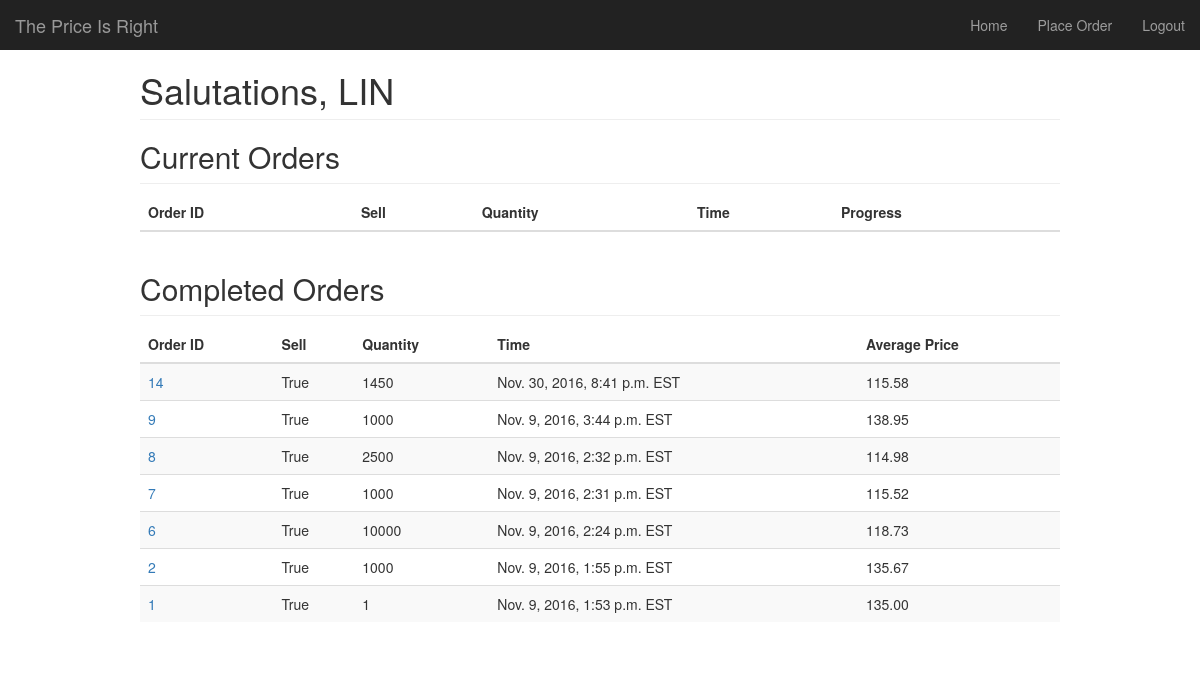
Page / (signed in) on the earlier database version.
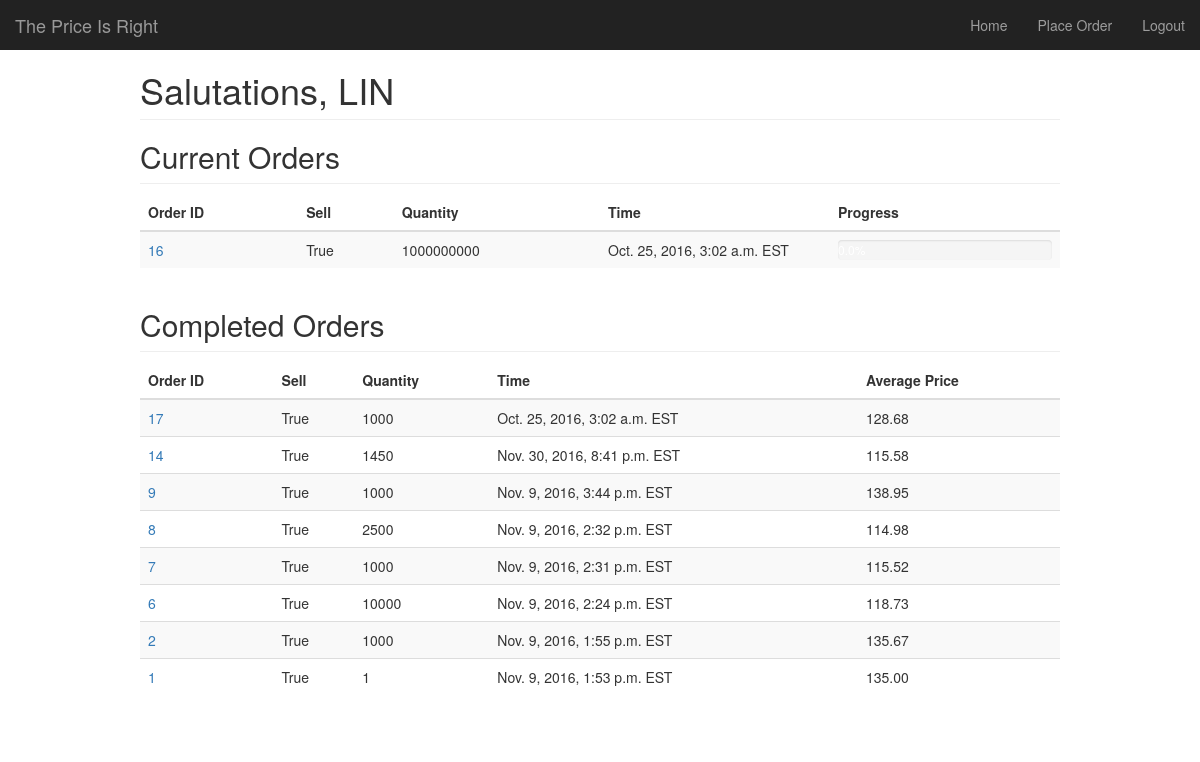
Same page on the later database version.
### stocks/models.py (models this page shows)
@python_2_unicode_compatible
class ParentOrder(models.Model):
	quantity = models.IntegerField(blank=False, default=1)
	stock_type = models.CharField(max_length=20)
	is_sell = models.BooleanField(blank=False, default=True)
	time_executed = models.DateTimeField(blank=False, auto_now_add=True)
	user = models.ForeignKey(User, on_delete=models.CASCADE)
	IN_PROGRESS = 'P'
	COMPLETED = 'C'
	FAILED = 'F'
	PAUSED = 'S'
	CANCELLED = 'X'
	STATUS_CHOICES = (
		(IN_PROGRESS, 'In Progress'),
		(COMPLETED, 'Completed'),
		(FAILED, 'Failed'),
		(PAUSED, 'Paused'),
		(CANCELLED, 'Cancelled')
	)
	status = models.CharField(
		max_length=1,
		choices=STATUS_CHOICES,
		default=IN_PROGRESS
	)
	progress = models.FloatField(blank=False, default=0.0)
	def is_valid(self):
		if self.quantity <= 0:
			return False
		else:
			return True
	def get_total_price(self, children):
		total_price = (children.filter(is_successful=True).aggregate(total=Sum(F('price') * F('quantity'))))['total']
		if total_price is None:
			return 0.0
		else:
			return total_price
	def get_total_quantity(self, children):
		total_quantity = (children.filter(is_successful=True).aggregate(Sum('quantity')))['quantity__sum']
		if total_quantity is None:
			return 0
		else:
			return total_quantity
	def get_stats(self, children):
		if len(children) == 0:
			return {'total_price': 0.0, 'total_quantity': 0, 'average_price': 0.0}
		total_price = self.get_total_price(children)
		total_quantity = self.get_total_quantity(children)
		if total_price == 0.0:
			return {'total_price': total_price, 'total_quantity': total_quantity, 'average_price': 0.0}
		else:
			return {'total_price': total_price, 'total_quantity': total_quantity, 'average_price': total_price/total_quantity}
	def verify_market_price(self, price_json):
		top_bid = price_json.get('top_bid')
		if top_bid is None:
			return False
		price = top_bid.get('price')
		if price is None:
			return False
		return True
	def query_market_price(self, number_of_tries=10):
		quote = json.loads(urllib2.urlopen(QUERY.format(self.id)).read())
		while not self.verify_market_price(quote):  # We failed to verify, the exchange simulator returned a bad response
			quote = json.loads(urllib2.urlopen(QUERY.format(self.id)).read())
			time.sleep(5)  # sleep 5 seconds before trying again
			number_of_tries -= 1
			if number_of_tries == 0:  # no tries left, we give up querying and selling
				return False
		price = float(quote['top_bid']['price'])
		print "Quoted at %s" % price
		return price
	def query_market_datetime(self, number_of_tries=10):
		quote = json.loads(urllib2.urlopen(QUERY.format(self.id)).read())
		while not self.verify_market_price(quote):  # We failed to verify, the exchange simulator returned a bad response
			quote = json.loads(urllib2.urlopen(QUERY.format(self.id)).read())
			time.sleep(5)  # sleep 5 seconds before trying again
			number_of_tries -= 1
			if number_of_tries == 0:  # no tries left, we give up querying and selling
				return False
		d = quote['timestamp']
		FORMAT = '%Y-%m-%d %H:%M:%S.%f'
		dt = datetime.datetime.strptime(d, FORMAT)
		print type(dt)
		return dt
	def execute_sell(self, quantity, price):
		url   = ORDER.format(self.id, quantity, price)
		response = urllib2.urlopen(url).read()
		if response == "":
			order = {
			u'timestamp': self.query_market_datetime(),
			u'qty': quantity,
			u'side': u'sell',
			u'avg_price': 0.0
			}
		else:
			order = json.loads(response)
		return order
	def create_child(self, order, attempted_price):
		if (order['avg_price'] == 0.0):
			co = ChildOrder.objects.create(
				parent_order=self,
				quantity = order['qty'],
				is_successful=False,
				price=attempted_price
			)
		else:
			co = ChildOrder.objects.create(
				parent_order=self,
				quantity = order['qty'],
				is_successful=True,
				price=order['avg_price']
			)
			self.progress += (order['qty']/self.quantity) * 100
			self.save()
		co.time_executed = order['timestamp']
		co.save()
		return co
	def determine_quantity_to_sell(self):
		successful_children = ChildOrder.objects.filter(parent_order=self.id).filter(is_successful=True)
		quantity_sold_so_far = 0
		for child in successful_children:
			quantity_sold_so_far += child.quantity
		quantity_left_to_sell = self.quantity - quantity_sold_so_far
		return quantity_left_to_sell
	def trade(self):
		if not self.is_valid():
			print "Problem, someone created a bad parent order that shouldn't even be here"
			return  # This code should never be reached, since if an order is not valid, we don't even create it
		number_of_successes = 0
		if ((self.quantity/10) < 10):
			maximum_child_size = self.quantity
		else:
			maximum_child_size = self.quantity / 10  # hardcoded to split by 10%
		child_order_size = maximum_child_size
		quantity_to_sell = self.determine_quantity_to_sell()
		while quantity_to_sell > 0:
			price = self.query_market_price()
			if price is False:
				self.status = self.FAILED
				self.save()
				return
			price -= ORDER_DISCOUNT  # query is successful, update price accordingly
			if (quantity_to_sell < child_order_size):
				child_order_size = quantity_to_sell  # make sure child order size never exceeds what we have left to sell
			self.refresh_from_db()  # refresh before checking if paused or cancelled
			if (self.status == self.PAUSED or self.status == self.CANCELLED):
				return
			order = self.execute_sell(child_order_size, price)
			self.create_child(order, price)
			if (order['avg_price'] == 0.0):
				number_of_successes -= 1
			else:
				number_of_successes += 1
				quantity_to_sell -= order['qty']
			if (number_of_successes == FAILURE_TOLERANCE):
				child_order_size /= 2
				number_of_successes = 0
			elif (number_of_successes == SUCCESS_TOLERANCE and child_order_size < maximum_child_size):
				child_order_size *= 2
				number_of_successes = 0
			time.sleep(N)
		self.status = self.COMPLETED
		self.save() # we forgot to save after setting self.success=True. The update() function solves this
	def __str__(self):
		return str(self.id) + ": " + str(self.quantity) + " x " + self.stock_type + ' status:' + self.status

### authentication/views.py (the view)
# urls.py: url(r'^$', views.index, name='index'),
@login_required(login_url="login/")
def index(request):
    order_list = ParentOrder.objects.all().order_by('-id')
    for order in order_list:
        children = ChildOrder.objects.filter(parent_order__id=order.id)
        order_stats = order.get_stats(children)
        order.avg_price = '{:,.2f}'.format(order_stats['average_price'])
    context_dict = {'orders': order_list}
    return render(request, "index.html", context_dict)

### templates/index.html (shortened to what this page needs)
{% extends 'base.html' %}
{% load staticfiles %}
{% block head-extras %}
    <link href="{% static "stocks/dashboard.css" %}" rel="stylesheet">
{% endblock %}
{% block content %}
  <h2 class="sub-header">Current Orders</h2>
  <div class="table-responsive">
    <table class="table table-striped">
      <thead>
        <tr>
          <th>Order ID</th>
          <th>Sell</th>
          <th>Quantity</th>
          <th>Time</th>
          <th>Progress</th>
        </tr>
      </thead>
      {% if orders %}
        <tbody>
            {% for order in orders %}
                {% if order.status == 'P' %}
                    <tr>
                        <td> <a href="{% url 'order_detail' order.id %}">{{ order.id }} </a>
                        <td> {{ order.is_sell }}
                        <td> {{ order.quantity }}
                        <td class="col-md-3"> {{ order.time_executed }} EST
                        <td class="col-md-3">
                            <div class="progress">
                            </div>
                    </tr>
                {% endif %}
            {% endfor %}
        </tbody>
    {% endif %}
    </table>
  </div>
  <h2 class="sub-header">Completed Orders</h2>
  <div class="table-responsive">
    <table class="table table-striped">
      <thead>
        <tr>
          <th>Order ID</th>
          <th>Sell</th>
          <th>Quantity</th>
          <th>Time</th>
          <th>Average Price</th>
        </tr>
      </thead>
      {% if orders %}
        <tbody>
            {% for order in orders %}
                {% if order.status == 'C' %}
                    <tr>
                        <td> <a href="{% url 'order_detail' order.id %}">{{ order.id }} </a>
                        <td> {{ order.is_sell }}
                        <td> {{ order.quantity }}
                        <td> {{ order.time_executed }} EST
                        <td> {{ order.avg_price }}
                    </tr>
                {% endif %}
            {% endfor %}
        </tbody>
    {% endif %}
    </table>
  </div>
{% endblock %}

Differences in the rows shown:
added ParentOrder: id "16", is_sell "True", quantity "1000000000", time_executed "Oct. 25, 2016, 3:02 a.m.", shown under "Current Orders"
added ParentOrder: id "17", is_sell "True", quantity "1000", time_executed "Oct. 25, 2016, 3:02 a.m.", avg_price "128.68", shown under "Completed Orders"
